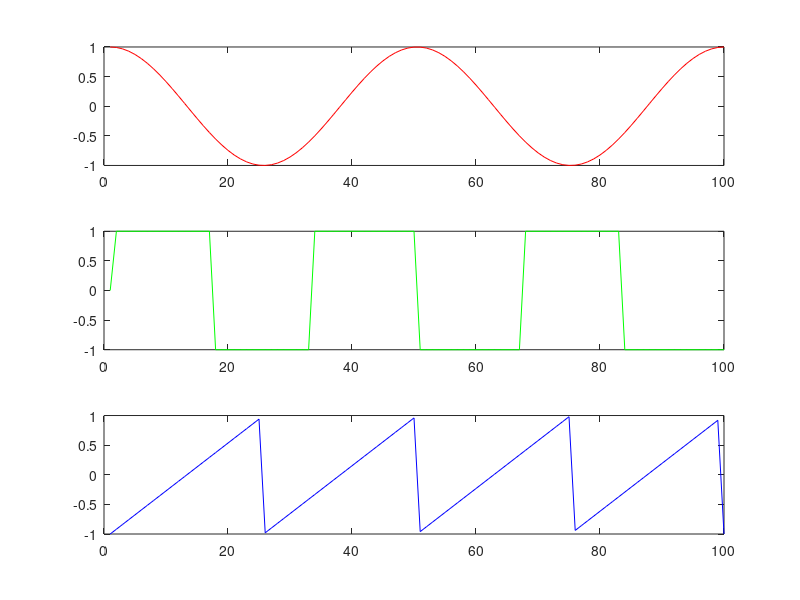
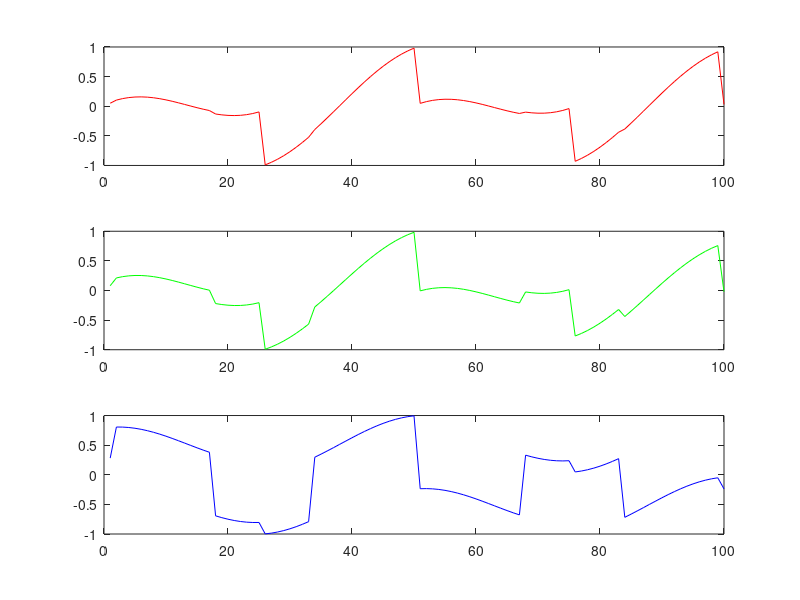

The MATLAB script that drew these images, in order: (Note: this script raises an error after producing the figures.)
% Ejemplo del uso del método ICA en MatLAB                                 
% Autores: Erik Cuevas, Omar Avalos, Arturo Valdivia y Primitivo Díaz         
% Limpiar variables 

clear all

% Determinamos el número de muestras y el periodo para cada señal

s   = 100;              
T   = [2, 3, 4];        

% Generamos tres señales de diferente naturaleza y desplegamos 

t = @(s,T) linspace(0,1,s) * 2 * pi * T;
S_in(1,:) = cos(t(s,T(1)));            
S_in(2,:) = sign(sin(t(s,T(2))));      
S_in(3,:) = sawtooth(t(s,T(3))); %S_in = S_in';       

cm = hsv(3);
figure();

for i = 1:3
    subplot(3,1,i);
    plot(S_in(i,:),'-','Color',cm(i,:)); 
end

% Combinación de señales

Fil_norm = @(X) bsxfun(@rdivide,X,sum(X,2));
Esc = Fil_norm (rand(3,3));
S_mezcl = Esc * S_in; %S_mezcl=S_mezcl';

figure();

for i = 1:3
    subplot(3,1,i);
    plot(S_mezcl (i,:),'-','Color',cm(i,:)); 
end

% Se aplica la funcion de ICA (Archivos incluidos, fastICA, centerRows y whitenRows)

S_ica = fastICA(S_mezcl,3,'negentropy');

figure();

for i = 1:3
    subplot(3,1,i);
    plot(S_ica (i,:),'-','Color',cm(i,:)); 
end

